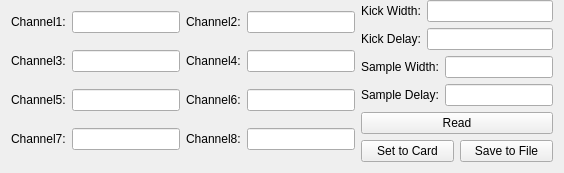
          <widget class="DHBaseWidget" name="widget_IOCardSet" native="true">
           <layout class="QVBoxLayout" name="verticalLayout_4">
            <property name="topMargin">
             <number>0</number>
            </property>
            <item>
             <layout class="QVBoxLayout" name="namelayout_IOCardDelaySet"/>
            </item>
            <item>
             <layout class="QHBoxLayout" name="horizontalLayout_4">
              <item>
               <layout class="QGridLayout" name="gridLayout_5">
                <item row="0" column="0">
                 <widget class="QLabel" name="label_6">
                  <property name="text">
                   <string>Channel1:</string>
                  </property>
                 </widget>
                </item>
                <item row="0" column="1">
                 <widget class="QLineEdit" name="Delay1"/>
                </item>
                <item row="0" column="2">
                 <widget class="QLabel" name="label_7">
                  <property name="text">
                   <string>Channel2:</string>
                  </property>
                 </widget>
                </item>
                <item row="0" column="3">
                 <widget class="QLineEdit" name="Delay2"/>
                </item>
                <item row="1" column="0">
                 <widget class="QLabel" name="label_10">
                  <property name="text">
                   <string>Channel3:</string>
                  </property>
                 </widget>
                </item>
                <item row="1" column="1">
                 <widget class="QLineEdit" name="Delay3"/>
                </item>
                <item row="1" column="2">
                 <widget class="QLabel" name="label_17">
                  <property name="text">
                   <string>Channel4:</string>
                  </property>
                 </widget>
                </item>
                <item row="1" column="3">
                 <widget class="QLineEdit" name="Delay4"/>
                </item>
                <item row="2" column="0">
                 <widget class="QLabel" name="label_8">
                  <property name="text">
                   <string>Channel5:</string>
                  </property>
                 </widget>
                </item>
                <item row="2" column="1">
                 <widget class="QLineEdit" name="Delay5"/>
                </item>
                <item row="2" column="2">
                 <widget class="QLabel" name="label_9">
                  <property name="text">
                   <string>Channel6:</string>
                  </property>
                 </widget>
                </item>
                <item row="2" column="3">
                 <widget class="QLineEdit" name="Delay6"/>
                </item>
                <item row="3" column="0">
                 <widget class="QLabel" name="label_11">
                  <property name="text">
                   <string>Channel7:</string>
                  </property>
                 </widget>
                </item>
                <item row="3" column="1">
                 <widget class="QLineEdit" name="Delay7"/>
                </item>
                <item row="3" column="2">
                 <widget class="QLabel" name="label_18">
                  <property name="text">
                   <string>Channel8:</string>
                  </property>
                 </widget>
                </item>
                <item row="3" column="3">
                 <widget class="QLineEdit" name="Delay8"/>
                </item>
               </layout>
              </item>
              <item>
               <layout class="QVBoxLayout" name="verticalLayout_2">
                <item>
                 <layout class="QGridLayout" name="gridLayout_11">
                  <item row="0" column="0">
                   <widget class="QLabel" name="label_19">
                    <property name="text">
                     <string>Kick Width:</string>
                    </property>
                   </widget>
                  </item>
                  <item row="0" column="1">
                   <widget class="QLineEdit" name="KickWidth"/>
                  </item>
                  <item row="1" column="0">
                   <widget class="QLabel" name="label_20">
                    <property name="text">
                     <string>Kick Delay:</string>
                    </property>
                   </widget>
                  </item>
                  <item row="1" column="1">
                   <widget class="QLineEdit" name="KickDelay"/>
                  </item>
                 </layout>
                </item>
                <item>
                 <widget class="QWidget" name="widget_sampleIOCardSet" native="true">
                  <property name="minimumSize">
                   <size>
                    <width>20</width>
                    <height>20</height>
                   </size>
                  </property>
                  <layout class="QGridLayout" name="gridLayout_20">
                   <property name="margin">
                    <number>0</number>
                   </property>
                   <item row="0" column="0">
                    <layout class="QGridLayout" name="gridLayout_18">
                     <item row="0" column="0">
                      <widget class="QLabel" name="label_21">
                       <property name="text">
                        <string>Sample Width:</string>
                       </property>
                      </widget>
                     </item>
                     <item row="0" column="1">
                      <widget class="QLineEdit" name="SamplWidth"/>
                     </item>
                     <item row="1" column="0">
                      <widget class="QLabel" name="label_22">
                       <property name="text">
                        <string>Sample Delay:</string>
                       </property>
                      </widget>
                     </item>
                     <item row="1" column="1">
                      <widget class="QLineEdit" name="SampleDelay"/>
                     </item>
                    </layout>
                   </item>
                  </layout>
                 </widget>
                </item>
                <item>
                 <widget class="QPushButton" name="read">
                  <property name="text">
                   <string>Read</string>
                  </property>
                 </widget>
                </item>
                <item>
                 <layout class="QHBoxLayout" name="horizontalLayout_12">
                  <item>
                   <widget class="QPushButton" name="settocard">
                    <property name="text">
                     <string>Set to Card</string>
                    </property>
                   </widget>
                  </item>
                  <item>
                   <widget class="QPushButton" name="settofile">
                    <property name="text">
                     <string>Save to File</string>
                    </property>
                   </widget>
                  </item>
                 </layout>
                </item>
               </layout>
              </item>
             </layout>
            </item>
           </layout>
          </widget>
